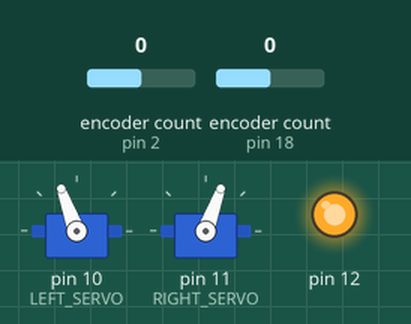
Simulated run of this sketch. Board: Arduino Uno, built with avr-gcc and run on an emulated ATmega328P. On the bench: 2 × servo, output pins drawn as LEDs (lit = HIGH). The inputs (shaded band) are chosen by the test bench; at power-on: encoder count (sensors on pin 18, pin 2) 0. What the sketch prints to the serial monitor is not drawn.

Above: at 1.2 s.
1.3 s: encoder count (sensor on pin 18) set to 1
Timing chart, 0 to 4.3 s (numbered marks = the images above; inputs shaded):
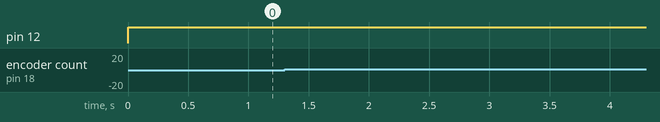

The sketch:

Encoder_Turning.ino
```cpp
#include <Encoder.h>
#include <Servo.h>

#include <Servo.h>
#include <Encoder.h>

#define LEFT_SERVO 10
#define RIGHT_SERVO 11

Servo LMotor;
Servo RMotor;
Encoder lEncoder(2, 3);
Encoder rEncoder(18, 19);
long oldPositionL = -999;
long oldPositionR = -999;

void setup() {
	Serial.begin(9600);
	pinMode(12, OUTPUT);
	LMotor.attach(LEFT_SERVO, 1000, 2000);
	RMotor.attach(RIGHT_SERVO, 1000, 2000);
	lEncoder.write(0);
	rEncoder.write(0);
}
void loop() {
	digitalWrite(12, HIGH);
	LMotor.write(110);
	RMotor.write(70);
	long newPositionL = lEncoder.read();
	long newPositionR = rEncoder.read();
	if (newPositionL != oldPositionL) {
    	oldPositionL = newPositionL;
    	Serial.print(newPositionL);
    	Serial.print("  ");
  }
  if(newPositionR != oldPositionR) {
  	oldPositionR = newPositionR;
  	Serial.println(newPositionR);
  }
}
```

Measured:
- after the input at 1.3 s, every drawn part: stays the same
